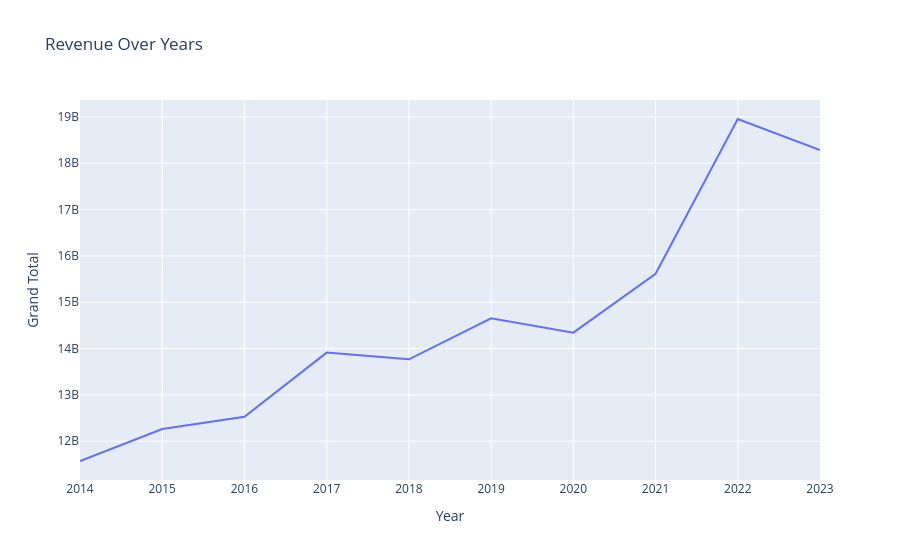

Notebook code cell kept with this figure:
### Code cell
categories = ["Grand Total"]

fig2 = px.line(grand_total, x="Year", y="Grand Total", title="Revenue Over Years")
fig2_dashboard = px.line(grand_total, x="Year", y="Grand Total", title="Revenue Over Years", width=1900, height=500)

fig2.show()

### Figure 1 — Plotly figure (JSON) as saved in the notebook; plotly's stock layout.template omitted (floating-point values rounded to 4 significant figures)
{"data": [{"hovertemplate": "Year=%{x}<br>Grand Total=%{y}<extra></extra>", "legendgroup": "", "line": {"color": "#636efa", "dash": "solid"}, "marker": {"symbol": "circle"}, "mode": "lines", "name": "", "orientation": "v", "showlegend": false, "type": "scatter", "x": [2014, 2015, 2016, 2017, 2018, 2019, 2020, 2021, 2022, 2023], "xaxis": "x", "y": [11574071609, 12264287859, 12527142544, 13913364141, 13768666396, 14653217609, 14342967700, 15613360086, 18953674161, 18282393566], "yaxis": "y"}], "layout": {"autosize": true, "legend": {"tracegroupgap": 0}, "title": {"text": "Revenue Over Years"}, "xaxis": {"anchor": "y", "autorange": true, "domain": [0, 1], "range": [2014, 2023], "title": {"text": "Year"}, "type": "linear"}, "yaxis": {"anchor": "x", "autorange": true, "domain": [0, 1], "range": [11160000000.0, 19360000000.0], "title": {"text": "Grand Total"}, "type": "linear"}}}
